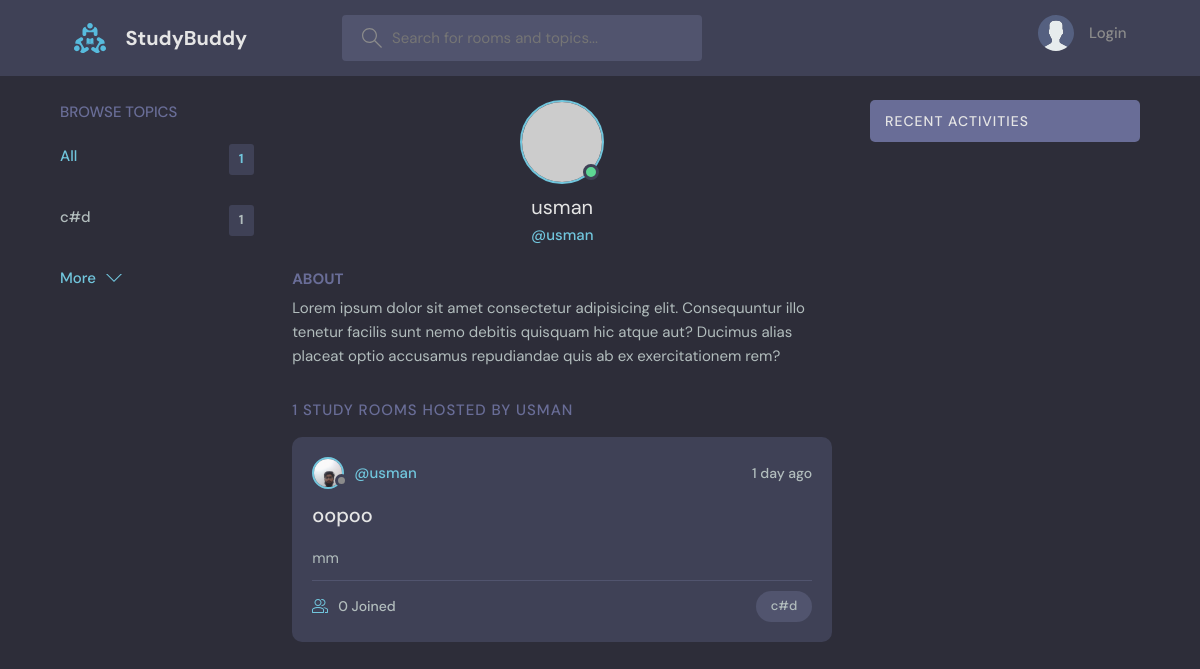
Page /profile/1/ on the committed database.
### base/models.py (models this page shows, shortened)
class Topic(models.Model):
    name = models.CharField(max_length=200 , null=True)

class User(AbstractUser):
    name = models.CharField(max_length=50, null=True)
    email = models.EmailField(unique=True, null=True)
    bio = models.TextField(null=True)
    avatar = models.ImageField(null=True, default='avatar.svg')
    USERNAME_FIELD = 'email'
    REQUIRED_FIELDS = []

class Room(models.Model):
    host = models.ForeignKey(User, on_delete=models.SET_NULL, null=True)
    topic = models.ForeignKey(Topic, on_delete=models.SET_NULL, null=True)
    name = models.CharField(max_length=100)
    description = models.TextField(null=True, blank=True)
    participants = models.ManyToManyField(User, related_name='participants', blank=True)
    updated = models.DateTimeField(auto_now=True)
    created = models.DateTimeField(auto_now_add=True)
    class Meta:
        ordering = ['-created', '-updated']

### base/views.py (the view)
# urls.py: path('profile/<int:pk>/', views.userProfile, name='user-profile'),
def userProfile(request, pk):
    user = User.objects.get(id=pk)
    rooms = user.room_set.all()
    feed_messages = Message.objects.filter(user=user)
    topics = Topic.objects.all()
    rooms_count = rooms.count()
    context = {'user': user, 'rooms': rooms,
    'feed_messages': feed_messages, 'rooms_count': rooms_count, 'topics':topics}
    return render(request, 'base/user_profile.html', context)

### base/templates/base/user_profile.html (shortened to what this page needs)
{% extends 'main.html' %}
{% block content %}
  <main class="profile-page layout layout--3">
    <div class="container">
      {% include 'base/topics_component.html' %}
      <div class="roomList">
        <div class="profile">
          <div class="profile__avatar">
            <div class="avatar avatar--large active">
              <img src="https://randomuser.me/api/portraits/men/11.jpg" />
            </div>
          </div>
          <div class="profile__info">
            <h3>{{user.username}}</h3>
            <p>@{{user.username}}</p>
          </div>
          <div class="profile__about">
            <h3>About</h3>
            <p>
              Lorem ipsum dolor sit amet consectetur adipisicing elit. Consequuntur illo tenetur
              facilis sunt nemo debitis quisquam hic atque aut? Ducimus alias placeat optio
              accusamus repudiandae quis ab ex exercitationem rem?
            </p>
          </div>
        </div>
        <div class="roomList__header">
          <div>
            <h2>{{user.room_set.all.count}} Study Rooms Hosted by {{user.username}}</a>
            </h2>
          </div>
        </div>
        {% include 'base/rooms_component.html' %}
      </div>
      {% include 'base/activity_component.html' %}
    </div>
  </main>
{% endblock %}

### templates/main.html (shortened to what this page needs)
<!DOCTYPE html>
{% load static %}
<html lang="en">
  <head>
    <link rel="stylesheet" href="{% static 'styles/main.css' %}" />
  </head>
  <body>
    {% include 'navbar.html' %}
    {% block content %}
    {% endblock %}
  </body>
</html>

### templates/navbar.html (shortened to what this page needs)
{% load static %}
<header class="header header--loggedIn">
    <div class="container">
      <a href="{% url 'home' %}" class="header__logo">
        <img src="{% static 'images/logo.svg' %}" />
        <h1>StudyBuddy</h1>
      </a>
      <form class="header__search" method="GET" action="{% url 'home'%}">
        <label>
          <input type="text" name="q" placeholder="Search for rooms and topics..." />
        </label>
      </form>
      <nav class="header__menu">
        {% if request.user.is_authenticated %}
        <div class="header__user">
          <a href="{% url 'update-user' %}">
            <div class="avatar avatar--medium active">
              <img src="https://randomuser.me/api/portraits/men/37.jpg" />
            </div>
            <p>{{request.user}} <span >@{{request.user}}</span></p>
          </a>
          <button class="dropdown-button">
            <svg version="1.1" xmlns="http://www.w3.org/2000/svg" width="32" height="32" viewBox="0 0 32 32">
              <title>chevron-down</title>
              <path d="M16 21l-13-13h-3l16 16 16-16h-3l-13 13z"></path>
            </svg>
          </button>
        </div>
        <div class="dropdown-menu">
          <a href="{% url 'update-user' %}" class="dropdown-link"
            ><svg version="1.1" xmlns="http://www.w3.org/2000/svg" width="32" height="32" viewBox="0 0 32 32">
              <title>tools</title>
              <path
                d="M27.465 32c-1.211 0-2.35-0.471-3.207-1.328l-9.392-9.391c-2.369 0.898-4.898 0.951-7.355 0.15-3.274-1.074-5.869-3.67-6.943-6.942-0.879-2.682-0.734-5.45 0.419-8.004 0.135-0.299 0.408-0.512 0.731-0.572 0.32-0.051 0.654 0.045 0.887 0.277l5.394 5.395 3.586-3.586-5.394-5.395c-0.232-0.232-0.336-0.564-0.276-0.887s0.272-0.596 0.572-0.732c2.552-1.152 5.318-1.295 8.001-0.418 3.274 1.074 5.869 3.67 6.943 6.942 0.806 2.457 0.752 4.987-0.15 7.358l9.392 9.391c0.844 0.842 1.328 2.012 1.328 3.207-0 2.5-2.034 4.535-4.535 4.535zM15.101 19.102c0.26 0 0.516 0.102 0.707 0.293l9.864 9.863c0.479 0.479 1.116 0.742 1.793 0.742 1.398 0 2.535-1.137 2.535-2.535 0-0.668-0.27-1.322-0.742-1.793l-9.864-9.863c-0.294-0.295-0.376-0.74-0.204-1.119 0.943-2.090 1.061-4.357 0.341-6.555-0.863-2.631-3.034-4.801-5.665-5.666-1.713-0.561-3.468-0.609-5.145-0.164l4.986 4.988c0.391 0.391 0.391 1.023 0 1.414l-5 5c-0.188 0.188-0.441 0.293-0.707 0.293s-0.52-0.105-0.707-0.293l-4.987-4.988c-0.45 1.682-0.397 3.436 0.164 5.146 0.863 2.631 3.034 4.801 5.665 5.666 2.2 0.721 4.466 0.604 6.555-0.342 0.132-0.059 0.271-0.088 0.411-0.088z"
              ></path>
            </svg>
            Settings</a
          >
          <a href="{% url 'logout' %}" class="dropdown-link"
            ><svg version="1.1" xmlns="http://www.w3.org/2000/svg" width="32" height="32" viewBox="0 0 32 32">
              <title>sign-out</title>
              <path
                d="M3 0h22c0.553 0 1 0 1 0.553l-0 3.447h-2v-2h-20v28h20v-2h2l0 3.447c0 0.553-0.447 0.553-1 0.553h-22c-0.553 0-1-0.447-1-1v-30c0-0.553 0.447-1 1-1z"
              ></path>
              <path
                d="M21.879 21.293l1.414 1.414 6.707-6.707-6.707-6.707-1.414 1.414 4.293 4.293h-14.172v2h14.172l-4.293 4.293z"
              ></path>
            </svg>
            Logout</a
          >
        </div>
        {% else %}
        <a href="{% url 'login' %}">
          <img src="{% static 'images/avatar.svg' %}" />
          <p>Login</p>
        </a>
        {% endif %}
      </nav>
    </div>
  </header>

### base/templates/base/topics_component.html
<div class="topics">
    <div class="topics__header">
      <h2>Browse Topics</h2>
    </div>
    <ul class="topics__list">
      <li>
        <a href="{% url 'home' %}" class="active">All <span>{{rooms.count}}</span></a>
      </li>
      {% for topic in topics %}
      <li>
        <a href="{% url 'home'%}?q={{topic.name}}">{{topic.name}} <span>{{topic.room_set.all.count}}</span></a>
      </li>
      {% endfor %}
    </ul>
    <a class="btn btn--link" href="{% url 'topics'%}">
      More
      <svg version="1.1" xmlns="http://www.w3.org/2000/svg" width="32" height="32" viewBox="0 0 32 32">
        <title>chevron-down</title>
        <path d="M16 21l-13-13h-3l16 16 16-16h-3l-13 13z"></path>
      </svg>
    </a>
  </div>

### base/templates/base/rooms_component.html (shortened to what this page needs)
{% for room in rooms %}
<div class="roomListRoom">
  <div class="roomListRoom__header">
    <a href="{% url 'user-profile' room.host.id %}" class="roomListRoom__author">
      <div class="avatar avatar--small">
        <img src="{{ room.host.avatar.url }}" />
      </div>
      <span>@{{room.host.username}}</span>
    </a>
    <div class="roomListRoom__actions">
      <span>{{room.created|timesince}} ago</span>
    </div>
  </div>
  <div class="roomListRoom__content">
    <a href="{% url 'room' room.id %}">{{ room.name }}</a>
    <p>
        {{ room.description }}
    </p>
  </div>
  <div class="roomListRoom__meta">
    <a href="{% url 'room' room.id %}" class="roomListRoom__joined">
      {{room.participants.all.count}} Joined
    </a>
    <p class="roomListRoom__topic">{{room.topic.name}}</p>
  </div>
</div>
{% endfor %}

### base/templates/base/activity_component.html (shortened to what this page needs)
<div class="activities">
    <div class="activities__header">
      <h2>Recent Activities</h2>
    </div>
  </div>

### rows in the picture
Topic: name "c#d", room_set.all.count "1"
User: username "usman", room_set.all.count "1", username "USMAN"
Room: host.avatar (picture), host.username "usman", created "1 day", name "oopoo", description "mm", participants.all.count "0", topic.name "c#d"

### other values in the picture
{{ rooms.count }} "1"
